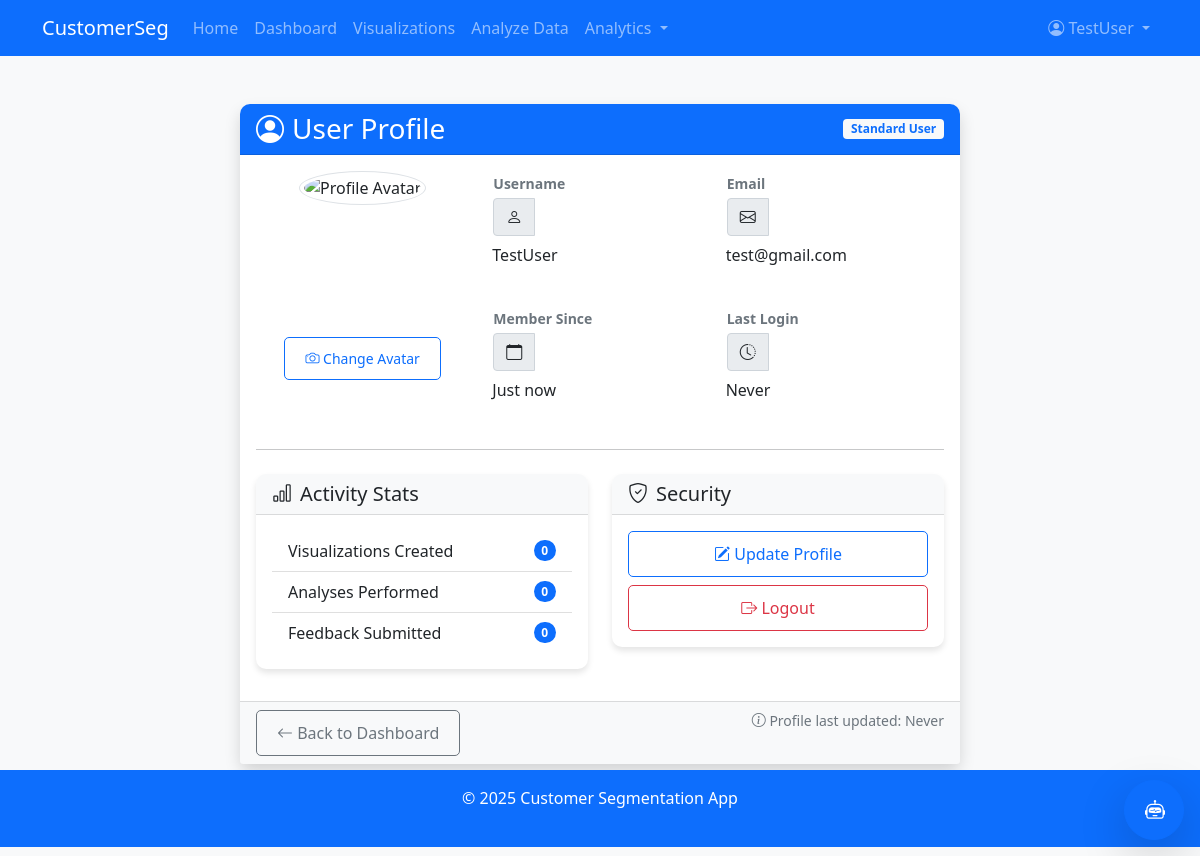
Screenshot of /profile (signed in) with the database file from the repository.
### tables this page shows
CREATE TABLE users (
            id INTEGER PRIMARY KEY AUTOINCREMENT,
            username TEXT NOT NULL UNIQUE,
            email TEXT NOT NULL UNIQUE,
            password TEXT NOT NULL
        );

### app.py (the view)
@app.route("/profile")
@login_required
def profile_page():
    user = get_user_by_username(current_user.id)
    return render_template("profile.html", user=user)

### app.py (called while the page is built)
def load_users():
    conn = get_db_connection()
    users = conn.execute('SELECT * FROM users').fetchall()
    conn.close()
    return {user['username']: dict(user) for user in users}

@login_manager.user_loader
def user_loader(username):
    users = load_users()
    user_data = users.get(username)
    if user_data:
        user_data['username'] = username  # Add username to the data
        return User(user_data)
    return None

def get_user_by_username(username):
    users = load_users()
    user_data = users.get(username)
    if user_data:
        user_data['username'] = username  # Add username to the data
        return user_data
    return None

def get_db_connection():
    conn = None
    try:
        conn = sqlite3.connect('database.db')
        conn.row_factory = sqlite3.Row  # This allows accessing columns by name
        return conn
    except Error as e:
        print(f"Error connecting to database: {e}")
        raise

### templates/profile.html (shortened to what this page needs)
{% extends "base.html" %}
{% block content %}
<div class="container py-4">
    <div class="row">
        <div class="col-lg-8 mx-auto">
            <div class="card shadow">
                <div class="card-header bg-primary text-white">
                    <div class="d-flex justify-content-between align-items-center">
                        <h3 class="mb-0">
                            <i class="bi bi-person-circle me-2"></i>User Profile
                        </h3>
                        <span class="badge bg-light text-primary">
                            {% if user['is_admin'] %}Admin{% else %}Standard User{% endif %}
                        </span>
                    </div>
                </div>
                <div class="card-body">
                    <div class="row mb-4">
                        <div class="col-md-4 text-center">
                            <div class="avatar-container mb-3">
                                <img src="{{ url_for('static', filename='images/default-avatar.png') }}"
                                     class="img-thumbnail rounded-circle profile-avatar"
                                     alt="Profile Avatar"
                                     id="profileAvatar">
                            </div>
                            <button class="btn btn-sm btn-outline-primary" id="changeAvatarBtn">
                                <i class="bi bi-camera"></i> Change Avatar
                            </button>
                        </div>
                        <div class="col-md-8">
                            <div class="row g-3">
                                <div class="col-md-6">
                                    <div class="mb-3">
                                        <label class="form-label text-muted small mb-1"><strong>Username</strong></label>
                                        <div class="input-group">
                                            <span class="input-group-text"><i class="bi bi-person"></i></span>
                                            <p class="form-control-plaintext">{{ user['username'] }}</p>
                                        </div>
                                    </div>
                                </div>
                                <div class="col-md-6">
                                    <div class="mb-3">
                                        <label class="form-label text-muted small mb-1"><strong>Email</strong></label>
                                        <div class="input-group">
                                            <span class="input-group-text"><i class="bi bi-envelope"></i></span>
                                            <p class="form-control-plaintext">{{ user['email'] }}</p>
                                        </div>
                                    </div>
                                </div>
                                <div class="col-md-6">
                                    <div class="mb-3">
                                        <label class="form-label text-muted small mb-1"><strong>Member Since</strong></label>
                                        <div class="input-group">
                                            <span class="input-group-text"><i class="bi bi-calendar"></i></span>
                                            <p class="form-control-plaintext">
                                                {{ user['created_at']|format_datetime if user['created_at'] else 'Just now' }}
                                            </p>
                                        </div>
                                    </div>
                                </div>
                                <div class="col-md-6">
                                    <div class="mb-3">
                                        <label class="form-label text-muted small mb-1"><strong>Last Login</strong></label>
                                        <div class="input-group">
                                            <span class="input-group-text"><i class="bi bi-clock-history"></i></span>
                                            <p class="form-control-plaintext">
                                                {{ user['last_login']|format_datetime if user['last_login'] else 'Never' }}
                                            </p>
                                        </div>
                                    </div>
                                </div>
                            </div>
                        </div>
                    </div>
                    <hr>
                    <div class="row mt-4">
                        <div class="col-md-6">
                            <div class="card mb-3">
                                <div class="card-header bg-light">
                                    <h5 class="mb-0"><i class="bi bi-bar-chart me-2"></i>Activity Stats</h5>
                                </div>
                                <div class="card-body">
                                    <ul class="list-group list-group-flush">
                                        <li class="list-group-item d-flex justify-content-between align-items-center">
                                            Visualizations Created
                                            <span class="badge bg-primary rounded-pill">{{ user['visualization_count']|default(0) }}</span>
                                        </li>
                                        <li class="list-group-item d-flex justify-content-between align-items-center">
                                            Analyses Performed
                                            <span class="badge bg-primary rounded-pill">{{ user['analysis_count']|default(0) }}</span>
                                        </li>
                                        <li class="list-group-item d-flex justify-content-between align-items-center">
                                            Feedback Submitted
                                            <span class="badge bg-primary rounded-pill">{{ user['feedback_count']|default(0) }}</span>
                                        </li>
                                    </ul>
                                </div>
                            </div>
                        </div>
                        <div class="col-md-6">
                            <div class="card">
                                <div class="card-header bg-light">
                                    <h5 class="mb-0"><i class="bi bi-shield-check me-2"></i>Security</h5>
                                </div>
                                <div class="card-body">
                                    <div class="d-grid gap-2">
                                        <a href="{{ url_for('update_profile') }}" class="btn btn-outline-primary">
                                            <i class="bi bi-pencil-square"></i> Update Profile
                                        </a>
                                        <a href="{{ url_for('logout_page') }}" class="btn btn-outline-danger">
                                            <i class="bi bi-box-arrow-right"></i> Logout
                                        </a>
                                    </div>
                                </div>
                            </div>
                        </div>
                    </div>
                </div>
                <div class="card-footer bg-light">
                    <div class="d-flex justify-content-between">
                        <a href="{{ url_for('dashboard') }}" class="btn btn-outline-secondary">
                            <i class="bi bi-arrow-left"></i> Back to Dashboard
                        </a>
                        <div class="text-muted small">
                            <i class="bi bi-info-circle"></i> Profile last updated: {{ user['updated_at']|format_datetime if user['updated_at'] else 'Never' }}
                        </div>
                    </div>
                </div>
            </div>
        </div>
    </div>
</div>
{% endblock %}

### templates/base.html (shortened to what this page needs)
<!DOCTYPE html>
<html lang="en">
<head>
    <link href="https://cdn.jsdelivr.net/npm/bootstrap@5.1.3/dist/css/bootstrap.min.css" rel="stylesheet">
    <link rel="stylesheet" href="https://cdn.jsdelivr.net/npm/bootstrap-icons@1.8.1/font/bootstrap-icons.css">
    <link rel="stylesheet" href="{{ url_for('static', filename='style.css') }}">
    <link href="https://cdn.jsdelivr.net/npm/select2@4.1.0-rc.0/dist/css/select2.min.css" rel="stylesheet" />
</head>
<body>
    <nav class="navbar navbar-expand-lg navbar-dark bg-primary">
        <div class="container">
            <a class="navbar-brand" href="{{ url_for('home_page') }}">CustomerSeg</a>
            <div class="collapse navbar-collapse" id="navbarNav">
                <ul class="navbar-nav me-auto">
                    <li class="nav-item">
                        <a class="nav-link" href="{{ url_for('home_page') }}">Home</a>
                    </li>
                    {% if current_user.is_authenticated %}
                    <li class="nav-item">
                        <a class="nav-link" href="{{ url_for('dashboard') }}">Dashboard</a>
                    </li>
                    <li class="nav-item">
                        <a class="nav-link" href="{{ url_for('visualize_data') }}">Visualizations</a>
                    </li>
                    <li class="nav-item">
                        <a class="nav-link" href="{{ url_for('analyze_data') }}">Analyze Data</a>
                    </li>
                    <li class="nav-item dropdown">
                        <a class="nav-link dropdown-toggle" href="#" id="analyticsDropdown" role="button" data-bs-toggle="dropdown">
                            Analytics
                        </a>
                    </li>
                    {% endif %}
                </ul>
                <ul class="navbar-nav">
                    {% if current_user.is_authenticated %}
                    <li class="nav-item dropdown">
                        <a class="nav-link dropdown-toggle" href="#" id="navbarDropdown" role="button" data-bs-toggle="dropdown">
                            <i class="bi bi-person-circle"></i> {{ current_user.id }}
                        </a>
                    </li>
                    {% endif %}
                </ul>
            </div>
        </div>
    </nav>
    <div class="container mt-4">
        {% block content %}{% endblock %}
    </div>
    <footer class="bg-light text-center text-lg-start mt-5">
        <div class="text-center p-3 bg-primary text-white" style="position: absolute; top: 90%; bottom: 1%; width: 100%;">
            © 2025 Customer Segmentation App
        </div>
    </footer>
    <div class="position-fixed bottom-0 end-0 p-3" style="z-index: 11">
        <button type="button" class="btn btn-primary btn-lg rounded-circle shadow-lg"
                data-bs-toggle="modal" data-bs-target="#chatbotModal"
                style="width: 60px; height: 60px;">
            <i class="bi bi-robot"></i>
        </button>
    </div>
</body>
</html>

### static/style.css (style rules this page uses)
body { font-family: 'Segoe UI', Tahoma, Geneva, Verdana, sans-serif; background-color: #f8f9fa; color: #212529; }
.card { border-radius: 10px; box-shadow: 0 4px 6px rgba(0, 0, 0, 0.1); margin-bottom: 20px; border: none; }
.card-header { border-radius: 10px 10px 0 0 !important; }
.btn { padding: 10px 20px; border-radius: 5px; font-weight: 500; }
.btn-primary { background-color: #0d6efd; border-color: #0d6efd; }

### templates/profile.html (style rules this page uses)
.avatar-container { position: relative; width: 150px; height: 150px; margin: 0 auto; }
.profile-avatar { width: 100%; height: 100%; object-fit: cover; transition: all 0.3s ease; }

### rows the page displays
users: id "TestUser", username "TestUser", email "test@gmail.com"

### other values shown
{{ user['last_login']|format_datetime if user['last_login'] else 'Never' }} "Never"
{{ user['visualization_count']|default(0) }} "0"
{{ user['analysis_count']|default(0) }} "0"
{{ user['feedback_count']|default(0) }} "0"
{{ user['updated_at']|format_datetime if user['updated_at'] else 'Never' }} "Never"
